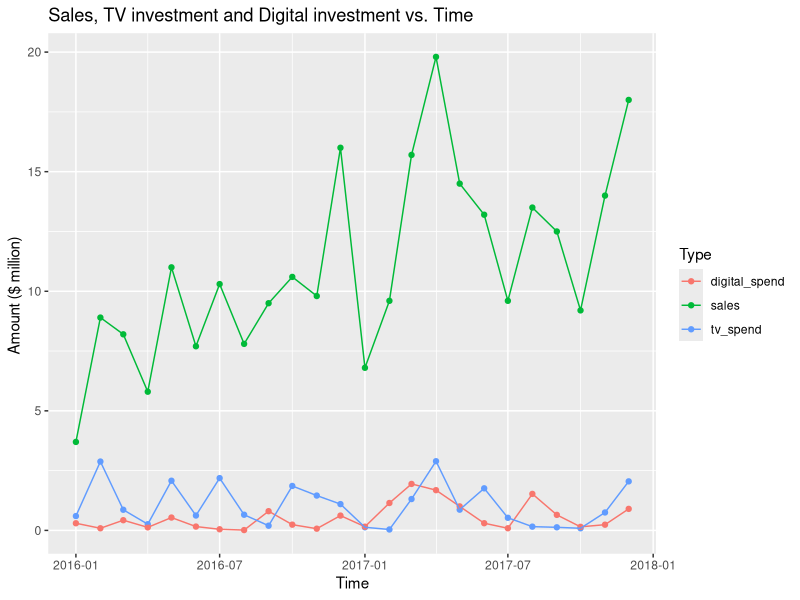
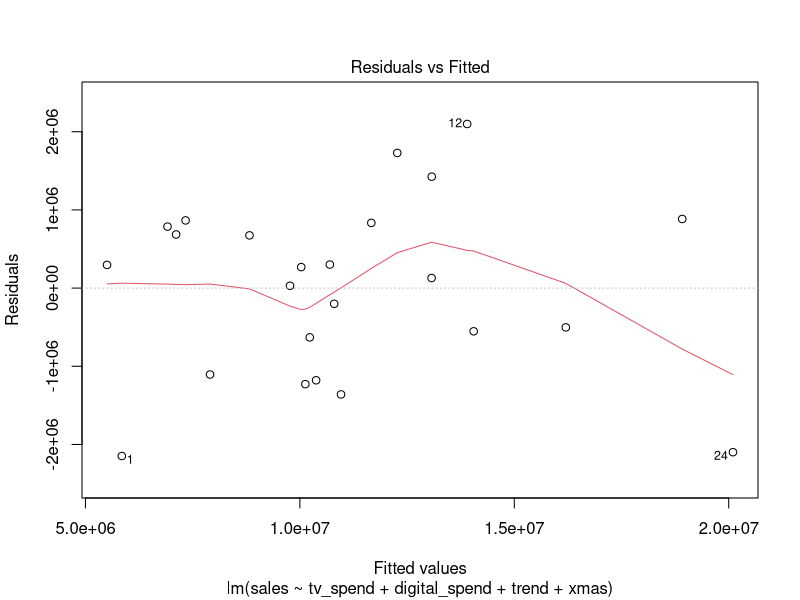
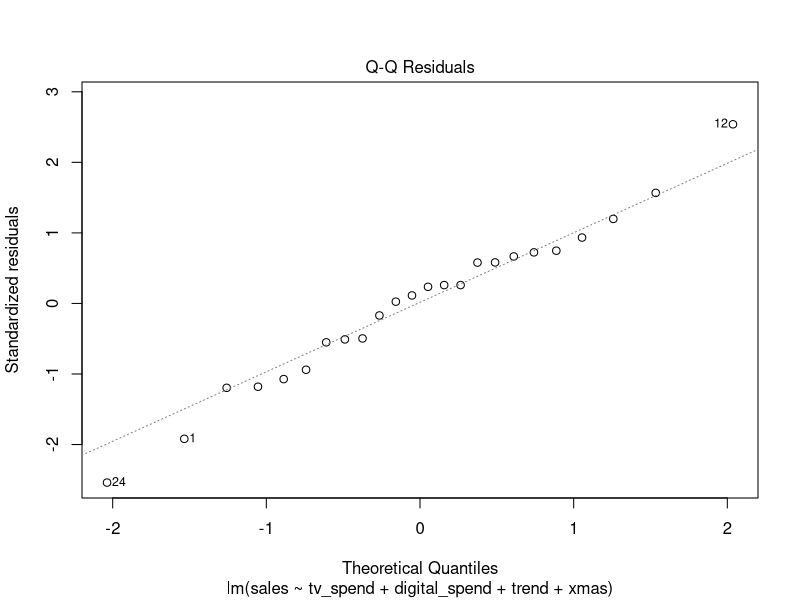
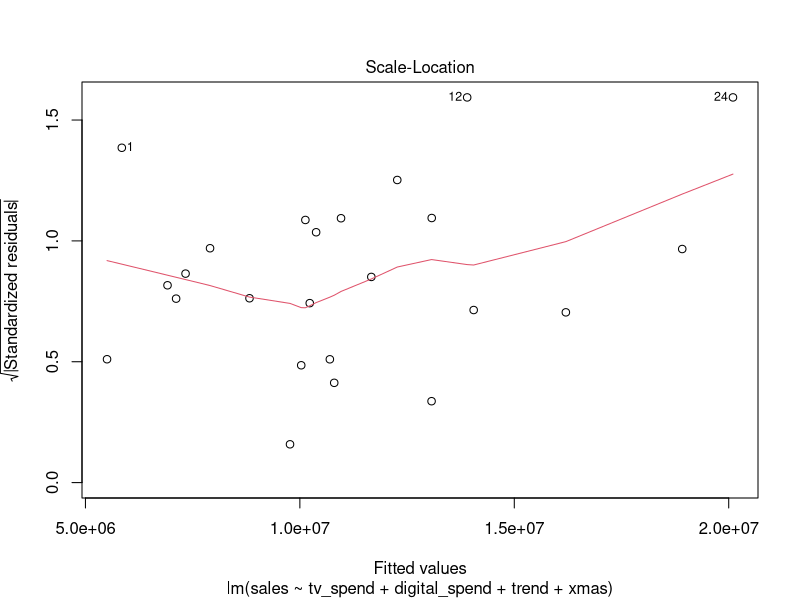
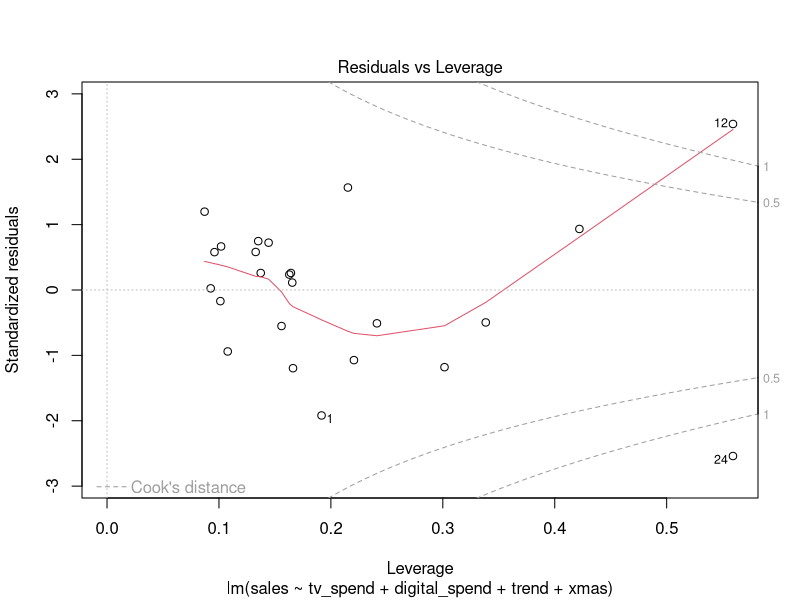

Source code (R) for these figures, in order:
## ---- chunk 1
knitr::opts_chunk$set(echo = TRUE)
library(readxl)
library(ggplot2)
library(tidyr)
salesData = read_excel("toy_sales_data.xlsx", sheet=1)
attach(salesData)

#Change to tidy-data:
tidySales = gather(salesData,  "Type", "Amount", 2:4)
## ---- chunk 2
ggplot(data= tidySales, aes(x=month, y=Amount/10^6, colour=Type))+
  geom_point()+
  geom_line()+
  ggtitle("Sales, TV investment and Digital investment vs. Time")+
  xlab("Time")+
  ylab("Amount ($ million) ")
## ---- chunk 3
cor(salesData[,2:4])
## ---- chunk 4
#fitting a linear regression model to the data: use all data points
salesRegression = lm(sales ~ tv_spend + digital_spend + trend + xmas)
plot(salesRegression) #assumptions of linear regression appear to check out (random, normally dist errors)
summary(salesRegression)
## ---- chunk 5
logSalesRegression = lm(log(sales) ~ tv_spend + digital_spend + trend + xmas)
summary(logSalesRegression)
## ---- chunk 6
ROI = (2.026-1)/1*100   #102.6%
## ---- chunk 7
plannedData = read_excel("toy_sales_data.xlsx", sheet=2)
plannedData$trend = c(25,26,27)  #continue the trend variable for the following months
plannedData$xmas = c(0,0,0)      #none of the prediction dates are xmas
predict.lm(salesRegression, plannedData)   #predicted sales
